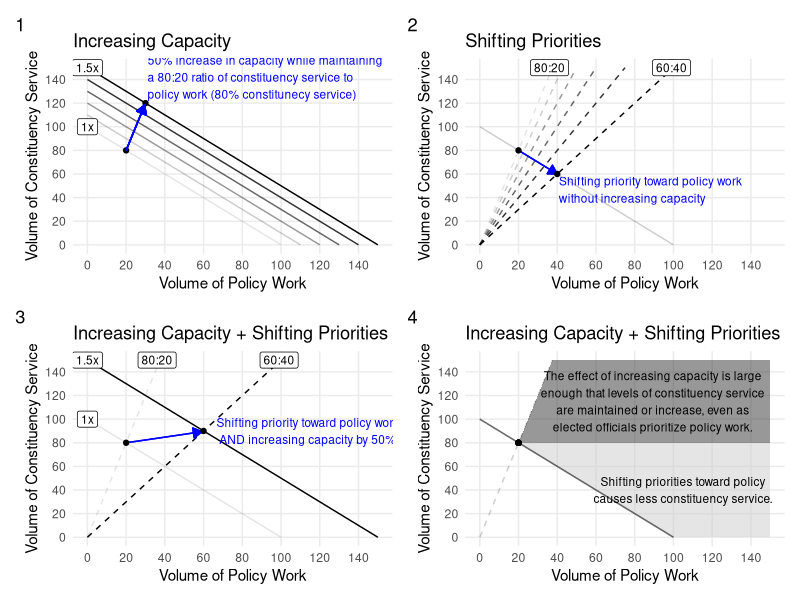

The R script that drew this image:
## ---- chunk 1
library(tidyverse)
library(ggrepel)
library(knitr)
library(magrittr)

knitr::opts_chunk$set(echo = TRUE, 
                      cache = TRUE, 
                      fig.width=8, 
                      fig.height = 8,
                      out.width = "100%",
                      fig.show = "hold",
                      #fig.cap = "",
                      #fig.subcap = "",
                      #split = T,
                      fig.align = 'center', 
                      fig.path='figs/',
                      fig.retina = 6,
                      warning=FALSE, 
                      message=FALSE)

# inline numbers round to 2
knit_hooks$set(inline = function(x) {
  if (is.na(as.numeric(x))) {
    return(x)
    } else 
        return(round(x,2))
})


# plot color defaults 
library(ggplot2); theme_set(theme_bw())
  options(
    ggplot2.continuous.color = "cividis",
    ggplot2.continuous.fill = "cividis"
  )
  scale_color_discrete <- function(...)
    scale_color_viridis_d(..., direction = -1)
  scale_fill_discrete <- function(...)
    scale_fill_viridis_d(..., direction = -1)
  
# html table formatting
kablebox <- . %>%  
  head(100) %>%
  knitr::kable() %>% 
  kable_styling() %>% 
  scroll_box(height = "200px")

kablebox_long <- . %>% 
  head(100) %>% 
  knitr::kable() %>% 
  kable_styling() %>% 
  scroll_box(height = "500px")
## ---- chunk 2
library(ggplot2); theme_set(theme_minimal())

library(patchwork)

# CAPACITY
capacity <- tibble::tibble(
  priority = .2,
  capacity = c(100, NA, NA, NA, NA, 150)
  ) %>% 
  ggplot() +
  aes(x = capacity*priority,
      y = capacity*(1-priority) ,
      label = str_c(capacity*priority, ", ", capacity*(1-priority))) + 
   geom_segment(x = c(0,0,0,0,0,0),
                 xend = c(100, 110, 120,130,140, 150),
                 y = c(100, 110, 120,130,140, 150),
                 yend = c(0,0,0,0,0,0),
              linetype = 1,
              alpha = c(.1,.2,.4,.6,.8,1)) + 
    geom_point() +
  geom_segment(x = 100*.2, 
           y = 100*.8,
           xend = 148*.2, 
           yend = 148*.8,
           arrow = arrow(type = "closed", length = unit(.1, "in")),
           color = "blue") + 
  annotate("text", 
          label = "50% increase in capacity while maintaining\na 80:20 ratio of constituency service to\npolicy work (80% constitunecy service)", 
           x = 150*.2, 
           y = 150*.8,
          hjust = -.01,
          vjust = -.1,
          color = "blue",
          size = 3) +
  geom_label(x = 0, 
             y = c(100, 110, 120,130,140, 150), 
             label = c("1x", NA, NA, NA, NA, "1.5x"),
             size = 3 ) + 
    scale_y_continuous(breaks = seq(0, 140, by = 20), limits = c(0, 150)) + 
  scale_x_continuous(breaks = seq(0, 140, by = 20), limits = c(0, 150)) + 
  labs(title = "Increasing Capacity",
       x = "Volume of Policy Work",
       y = "Volume of Constituency Service") + 
  theme(legend.position = "", 
        panel.grid.minor = element_blank() )




# PRIORITY 
priority <- tibble::tibble(
  priority = c(.2, .4),
  capacity = c(100) 
  ) %>% 
  mutate(
    x = capacity*priority,
      y = capacity*(1-priority)
  ) %>% 
  ggplot() +
  aes(x = x,
      y = y ) + 
        geom_segment(x = c(0),
                 xend = c(100),
                 y = c(100),
                 yend = c(0),
              linetype = 1,
              alpha = c(.1)) +
   stat_function(fun =  ~ 4*.x , geom = "line", linetype = 2, alpha = .1) +
     stat_function(fun =  ~ 3.5*.x , geom = "line", linetype = 2, alpha = .2) +
   stat_function(fun =  ~ 3*.x , geom = "line", linetype = 2, alpha = .4) +
   stat_function(fun =  ~ 2.5*.x , geom = "line", linetype = 2, alpha = .6) +
   stat_function(fun =  ~ 2*.x , geom = "line", linetype = 2, alpha = .8) +
   stat_function(fun =  ~ 1.5*.x , geom = "line", linetype = 2, alpha = 1) +

  geom_segment(x = 100*.2, 
           y = 100*.8,
           xend = 100*.4, 
           yend = 100*.6,
           arrow = arrow(type = "closed", length = unit(.1, "in")),
           color = "blue") + 
  geom_point() +
  annotate("text", 
          label = "Shifting priority toward policy work\nwithout increasing capacity", 
           x = 100*.4, 
           y = 100*.6,
          hjust = -.01,
          vjust = 1.1,
          color = "blue",
          size = 3) +
  geom_label(aes(x = 150*c(.24, .66),
                 y = 150 ),
             label = c("80:20", "60:40") ,
          size = 3) + 
  scale_y_continuous(breaks = seq(0, 140, by = 20), limits = c(0, 150)) + 
  scale_x_continuous(breaks = seq(0, 140, by = 20), limits = c(0, 150)) + 
  #scale_color_gradient(low = "grey", high = "black") +
  labs(title = "Shifting Priorities",
       x = "Volume of Policy Work",
       y = "Volume of Constituency Service") +
  theme(legend.position = "",         
        #panel.grid.major = element_blank(),
        panel.grid.minor = element_blank() )



# BOTH  
both <- tibble::tibble(
  priority = c(.2, .4),
  capacity = c(100, 150) 
  ) %>% 
  mutate(
    x = capacity*priority,
      y = capacity*(1-priority)
  ) %>% 
  ggplot() +
  aes(x = x,
      y = y ) + 
      geom_segment(x = c(0, 0),
                 xend = c(100,150),
                 y = c(100, 150),
                 yend = c(0,0),
              linetype = 1,
              alpha = c(.1, 1)) +
   stat_function(fun =  ~ 4*.x , geom = "line", linetype = 2, alpha = .1) +
   stat_function(fun =  ~ 1.5*.x , geom = "line", linetype = 2, alpha = 1) +
  geom_label(aes(x = 150*c(.24, .66),
                 y = 150 ),
             label = c("80:20", "60:40") ,
          size = 3) + 
  geom_segment(x = 100*.2, 
           y = 100*.8,
           xend = 148*.4, 
           yend = 149*.6,
           arrow = arrow(type = "closed", length = unit(.1, "in")),
           color = "blue") + 
  geom_point() +
  annotate("text", 
          label = "Shifting priority toward policy work\n AND increasing capacity by 50%", 
           x = 150*.4, 
           y = 150*.6,
          hjust = -.07,
          vjust = .5,
          color = "blue",
          size = 3) +
    geom_label(x = 0, y = c(100, 150), 
             label = c("1x", "1.5x"),
             size = 3) + 
  scale_y_continuous(breaks = seq(0, 140, by = 20), limits = c(0, 150)) + 
  scale_x_continuous(breaks = seq(0, 140, by = 20), limits = c(0, 150)) + 
  #scale_color_gradient(low = "grey", high = "black") +
  labs(title = "Increasing Capacity + Shifting Priorities",
       x = "Volume of Policy Work",
       y = "Volume of Constituency Service") + 
  theme(legend.position = "",          panel.grid.minor = element_blank() )



# Regions   
more_c <- tibble(x = c(0, 20, 37.5,0),
       y = c(100, 80, 150,150) ) %>% 
  mutate(label = "A")

less_c <- tibble(x = c(0, 20, 0,0),
       y = c(0, 80, 80, 0) ) %>% 
  mutate(label = "D")


more_p <- tibble(x = c(20, 37.5, 150, 150),
       y = c(80, 150, 150, 80) ) %>% 
  mutate(label = "B")

less_p <- tibble(x = c(100, 20, 150, 150),
       y = c(0, 80, 80, 0) ) %>% 
  mutate(label = "C")


# REGIONS 
regions <- more_p %>%
 full_join( less_p) %>% #full_join(more_c) %>% 
  group_by(label) %>% 
  mutate(mean_x = mean(x),
         mean_y = mean(y),
         name = label %>% 
           str_replace("B", "The effect of increasing capacity is large\nenough that levels of constituency service\nare maintained or increase, even as\nelected officials prioritize policy work.") %>% 
           str_replace("C", "Shifting priorities toward policy\ncauses less constituency service.")) %>% 
  ungroup() %>% 
ggplot() +
  aes(x = x,
      y = y,
      fill = label,
      label = name) + 
  geom_polygon( alpha = .5) + 
    geom_segment(x = 0,
                 xend = 100,
                 y = 100,
                 yend = 0,
              linetype = 1,
              alpha = c(.1)) +
     stat_function(fun =  ~ 4*.x , geom = "line", linetype = 2, alpha = .1) +
  geom_point(x = 20, y = 80) + 
  scale_fill_grey() +
  scale_y_continuous(breaks = seq(0, 140, by = 20), limits = c(0, 150)) + 
  scale_x_continuous(breaks = seq(0, 140, by = 20), limits = c(0, 150)) + 
  geom_text(aes(x = mean_x, y = mean_y), check_overlap = T,
          size = 3) + 
  labs(title = "Increasing Capacity + Shifting Priorities",
       x = "Volume of Policy Work",
       y = "Volume of Constituency Service") + 
  theme(legend.position = "",          panel.grid.minor = element_blank() )


(capacity + priority)  / (both + regions) + plot_annotation(tag_levels = '1')
